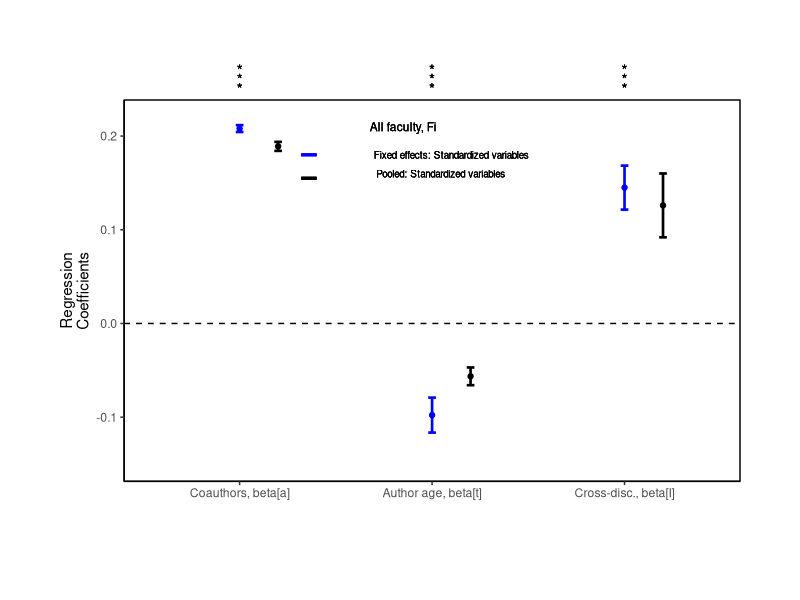

Reproduce this figure in R.
library(ggplot2)
library(dplyr)
library(forcats)

df <- data.frame(parameters = c("co-authors", "author_age", "cross-disc"),
                 fe_standardized = c(0.208, -0.0978, 0.145),
                 fe_stand_error = c(0.00365, 0.0187, 0.0235)
                 )
pooled_df = data.frame(parameters = c("co-authors", "author_age", "cross-disc"),
                       fe_standardized = c(0.189, -0.0564, 0.126),
                       fe_stand_error = c(0.00479, 0.00947, 0.0341)
                  )


fig5A <- ggplot(df, aes(x=parameters, y=fe_standardized))

fig5A + 
  geom_point(data = df, 
#             aes(x=c(0.9, 1.9, 2.9), y=fe_standardized),
             colour = "blue", size = 1.5) +
  geom_errorbar(aes(ymin = fe_standardized + fe_stand_error, 
                    ymax = fe_standardized - fe_stand_error),
#                    x=c(0.9, 1.9, 2.9),
                width=0.04, colour = "blue", size=0.9) +

  geom_point(data = pooled_df, 
             aes(x = c(1.2, 2.2, 3.2), y=fe_standardized),
             colour = "black", size = 1.5) +
  geom_errorbar(data = pooled_df, 
                aes(x=c(1.2, 2.2, 3.2),
                ymin = fe_standardized + fe_stand_error, 
                ymax = fe_standardized - fe_stand_error), 
                width=0.04, colour = "black", size=0.9) +
  
  coord_cartesian(ylim = c(-.15, .22), clip = 'off') +
  theme(plot.margin = unit(c(5,3,4,3), "lines"))  +
  geom_hline(yintercept=c(0,3), linetype="dashed") +
  
  geom_text(aes(x=1.0,y=0.27,label="*")) +
  geom_text(aes(x=1.0,y=0.26,label="*")) +
  geom_text(aes(x=1.0,y=0.25,label="*")) +
  
  geom_text(aes(x=2.0,y=0.27,label="*")) +
  geom_text(aes(x=2.0,y=0.26,label="*")) +
  geom_text(aes(x=2.0,y=0.25,label="*")) +

  geom_text(aes(x=3.0,y=0.27,label="*")) +
  geom_text(aes(x=3.0,y=0.26,label="*")) +
  geom_text(aes(x=3.0,y=0.25,label="*")) +

  theme(axis.line = element_line(colour = "black"),
      panel.background = element_blank(),
      panel.border = element_rect(colour = "black", fill=NA, size=.5)
  ) +
  
  aes(x = fct_inorder(parameters)) +
  scale_x_discrete("", labels = c(expression("Coauthors, beta[a]"), 
                                  expression("Author age, beta[t]"), 
                                  expression("Cross-disc., beta[I]"))) +

  labs(x = "", y = "Regression\nCoefficients") +
  geom_text(aes(x=1.85,y=0.21,label="All faculty, Fi"), size = 3.0) +
  geom_text(aes(x=2.1,y=0.18,label="Fixed effects: Standardized variables"), size = 2.5) +
  geom_text(aes(x=2.1,y=0.16,label="Pooled: Standardized variables       "), size = 2.5) +
  geom_segment(aes(x= 1.32,y=0.18,xend=1.4,yend=0.18), size = 1, colour = "blue") +
  geom_segment(aes(x= 1.32,y=0.155,xend=1.4,yend=0.155), size = 1, colour = "black")
  
  

                   